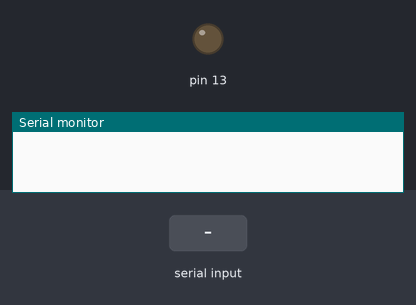
This sketch was run on a simulated Arduino Uno, built with avr-gcc and run on an emulated ATmega328P. On the bench: output pins drawn as LEDs (lit = HIGH), the last lines printed to the serial monitor. The inputs (shaded band) are chosen by the test bench.

Above: at 1.2 s.
1.3 s: "a" received over Serial
At 2.1 s:
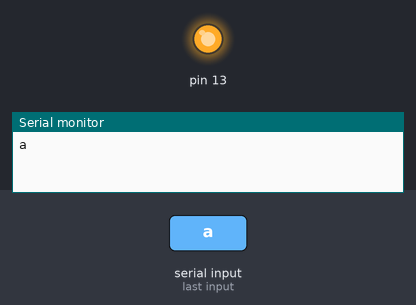
2.8 s: "q" received over Serial
At 3.2 s:
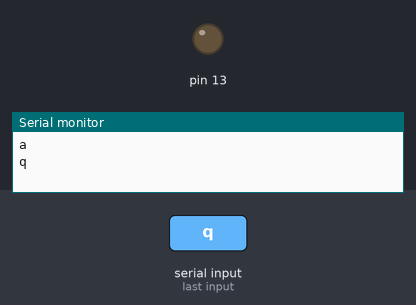
Timing chart, 0 to 5.8 s (numbered marks = the images above; inputs shaded):
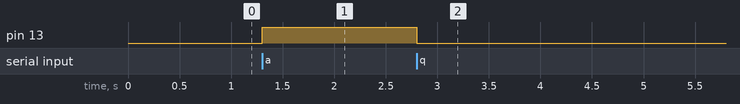

The sketch:

simpleRX3.ino
```cpp
 char sigIn;
void setup() {
  Serial.begin(9600);
  pinMode(13, OUTPUT);

}

void loop()
{
  if (Serial.available()>0)
  {
sigIn=Serial.read();
 Serial.println(sigIn);
 if(sigIn=='a')
 {
  digitalWrite(13,HIGH);
 }
 if(sigIn=='q')
 {
  digitalWrite(13,LOW);
 }
  }


}
```

Measured:
- after the input at 1.3 s, pin 13: LOW → HIGH at once
- after the input at 2.8 s, pin 13: HIGH → LOW at once
